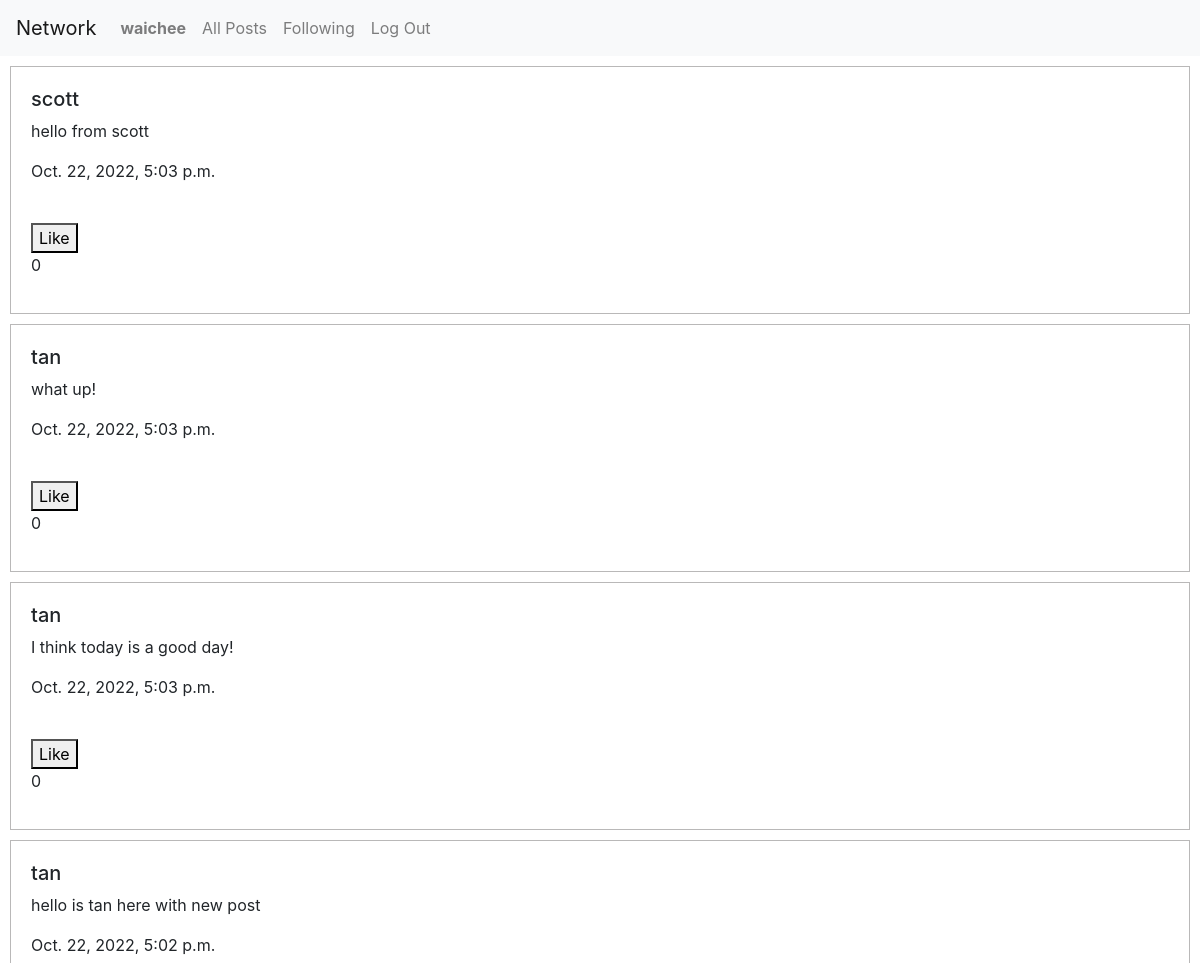
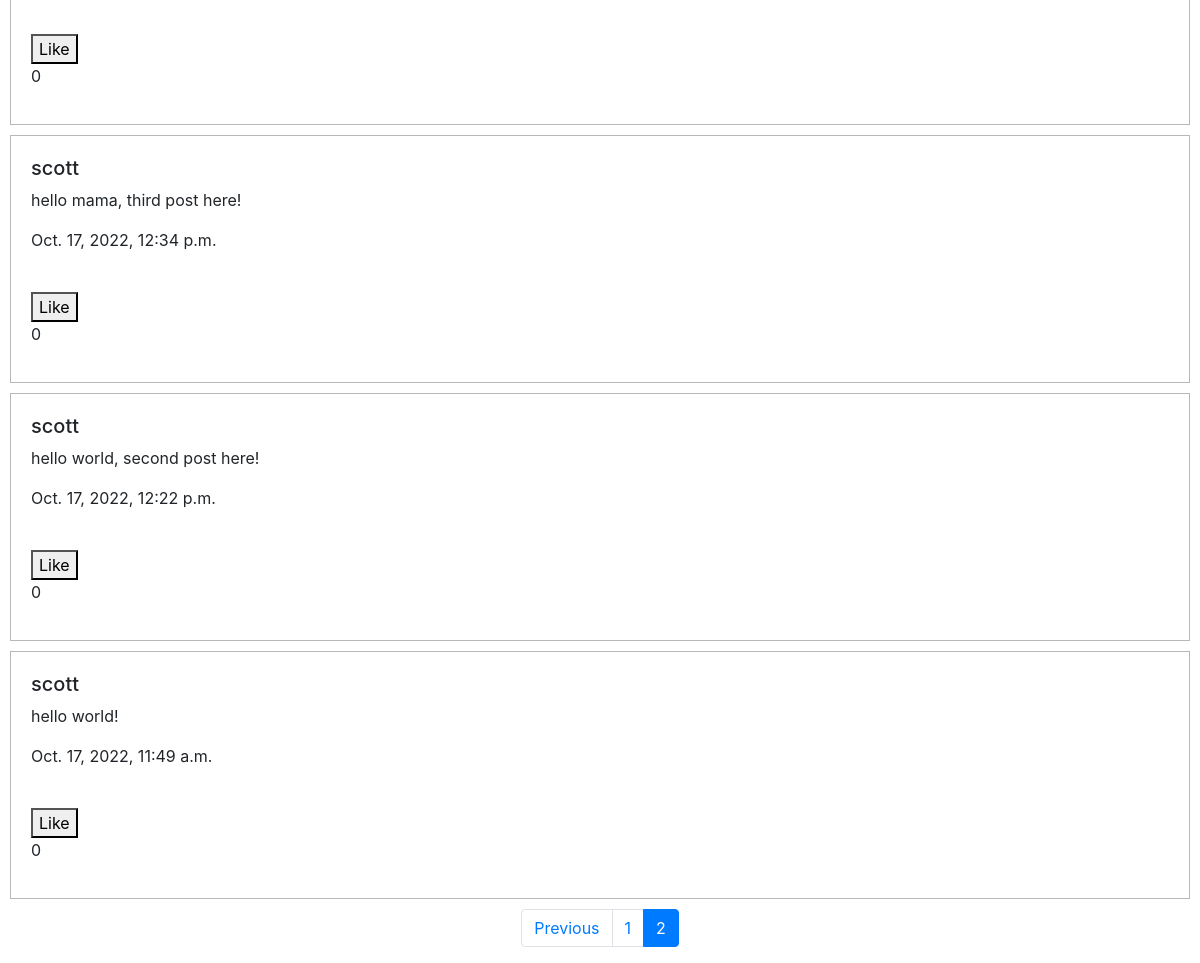
Page /following?page=2 (signed in) on the committed database (2 pictures, top to bottom).
### network/models.py (models this page shows, shortened)
class User(AbstractUser):
    pass

class Post(models.Model):
    user = models.ForeignKey(User, on_delete=models.CASCADE, related_name="posts")
    content = models.CharField(max_length=300)
    timestamp = models.DateTimeField(auto_now_add=True)
    like = models.ManyToManyField(User, blank=True, related_name="liked_user")

### network/views.py (the view)
# urls.py: path("following", views.following, name="following"),
def following(request):
    if request.user.is_authenticated:
        currentuser = request.session['_auth_user_id']
        followeduser = Follower.objects.filter(follower=currentuser)
        postData = Post.objects.filter(user_id__in=followeduser.values("following_id")).order_by('-timestamp')
    else:
        return HttpResponseRedirect(reverse("login"))
    paginator = Paginator(postData, POST_PER_PAGE)
    page_number = request.GET.get('page')
    page_obj = paginator.get_page(page_number)
    return render(request, "network/following.html",{
        "postData": page_obj
    })

### network/templates/network/following.html (shortened to what this page needs)
{% extends "network/layout.html" %}
{% load static %}
{% block body %}
  {% for post in postData %}
  <div class="box">
    <h5>{{ post.user }}</h5>
    <p id="post-content-{{post.id}}" class="post">{{ post.content }}</p>
    <p>{{ post.timestamp }}</p>
    <br>
    {% if not request.user in post.like.all %}
    <button data-id="{{post.id}}" id="post-like-{{post.id}}" class="likedpost" data-liked="no">Like</button>
    {% else %}
    <button data-id="{{post.id}}" id="post-like-{{post.id}}" class="likedpost" data-liked="yes">Liked</button>
    {% endif %}
    <p id="post-count-{{post.id}}">{{post.like.count}}</p>
  </div>
  {% endfor %}
{% endblock %}

### network/templates/network/layout.html (shortened to what this page needs)
{% load static %}
<!DOCTYPE html>
<html lang="en">
    <head>
        <link rel="stylesheet" href="https://stackpath.bootstrapcdn.com/bootstrap/4.4.1/css/bootstrap.min.css">
        <link href="{% static 'network/styles.css' %}" rel="stylesheet">
    </head>
    <body>
        <nav class="navbar navbar-expand-lg navbar-light bg-light">
            <a class="navbar-brand" href="#">Network</a>
            <div>
              <ul class="navbar-nav mr-auto">
                {% if user.is_authenticated %}
                    <li class="nav-item">
                        <a class="nav-link" href="{% url 'profile' user.username %}"><strong>{{ user.username }}</strong></a>
                    </li>
                {% endif %}
                <li class="nav-item">
                  <a class="nav-link" href="{% url 'index' %}" id="allPosts">All Posts</a>
                </li>
                {% if user.is_authenticated %}
                    <li class="nav-item">
                        <a class="nav-link" href="{% url 'following' %}" id="following">Following</a>
                    </li>
                    <li class="nav-item">
                        <a class="nav-link" href="{% url 'logout' %}" id="logOut">Log Out</a>
                    </li>
                {% endif %}
              </ul>
            </div>
          </nav>
        <div class="body">
            {% block body %}
            {% endblock %}
        </div>
        <nav aria-label="Page navigation example">
            <ul class="pagination justify-content-center">
                {% if postData.has_previous %}
                    <li class="page-item"><a class="page-link" href="?page={{ postData.previous_page_number }}">Previous</a></li>
                {% endif %}
                {% if postData.paginator.num_pages > 1 %}
                {% for num in postData.paginator.page_range %}
                {% if postData.number == num %}
                    <li class="page-item active" ><a class="page-link" href="#">{{ num }}</a></li>
                {% else %}
                    <li class="page-item " ><a class="page-link" href="?page={{ num }}">{{ num }}</a></li>
                {% endif %}
                {% endfor %}
                {% endif %}
            </ul>
          </nav>
    </body>
</html>

### network/static/network/styles.css (style rules this page uses)
.box { padding: 20px; border: 1px solid rgb(185, 184, 184); margin: 10px; }

### rows in the picture
User: username "waichee"
Post: user "scott", content "hello from scott", timestamp "Oct. 22, 2022, 5:03 p.m.", like.count "0"
Post: user "tan", content "what up!", timestamp "Oct. 22, 2022, 5:03 p.m.", like.count "0"
Post: user "tan", content "I think today is a good day!", timestamp "Oct. 22, 2022, 5:03 p.m.", like.count "0"
Post: user "tan", content "hello is tan here with new post", timestamp "Oct. 22, 2022, 5:02 p.m.", like.count "0"
Post: user "scott", content "hello mama, third post here!", timestamp "Oct. 17, 2022, 12:34 p.m.", like.count "0"
Post: user "scott", content "hello world, second post here!", timestamp "Oct. 17, 2022, 12:22 p.m.", like.count "0"
Post: user "scott", content "hello world!", timestamp "Oct. 17, 2022, 11:49 a.m.", like.count "0"

### other values in the picture
{{ num }} "1"
{{ num }} "2"
